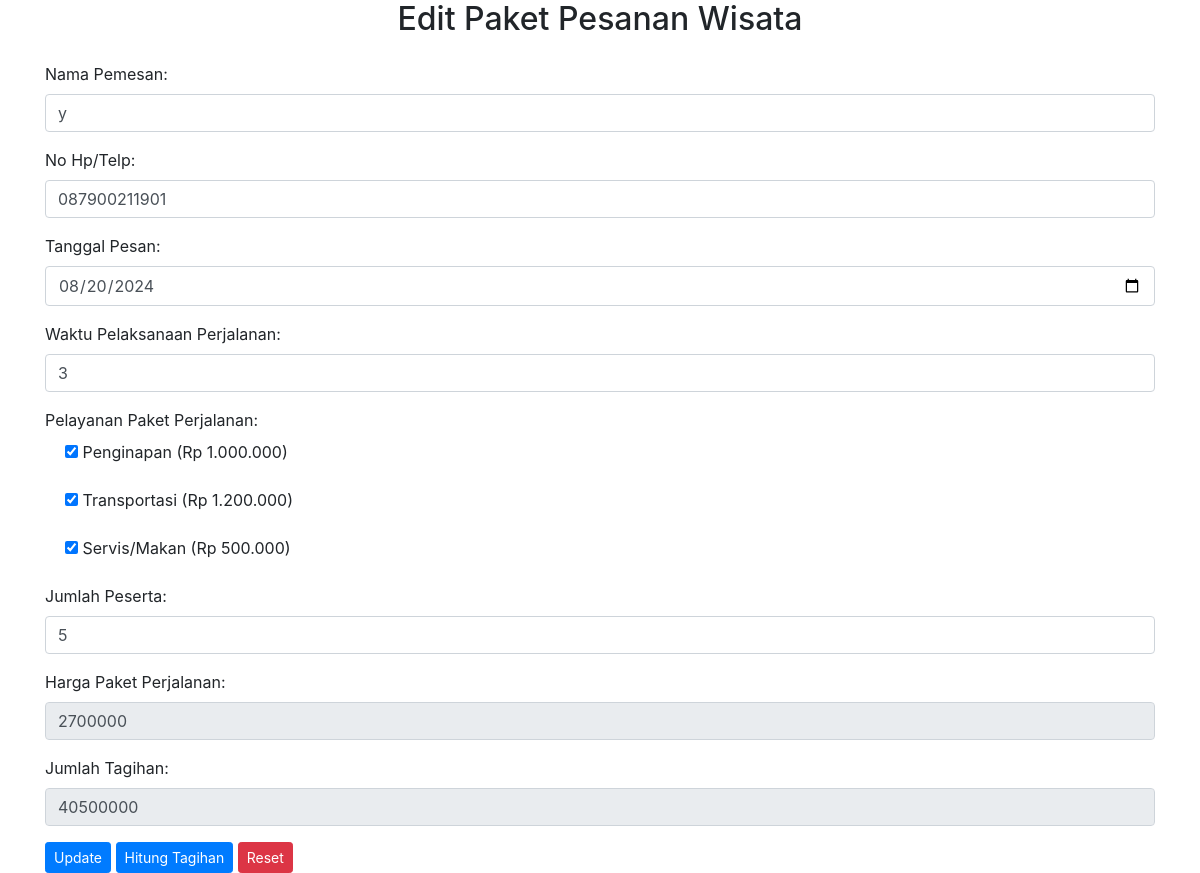
The page /edit-wisata.php?id=5 on the database its author committed.
### tables this page shows
CREATE TABLE `pemesanan_tiket` (
  `id` bigint NOT NULL,
  `nama_pemesan` text NOT NULL,
  `no_telpon` varchar(20) NOT NULL,
  `tanggal_pesan` date NOT NULL,
  `waktu_perjalanan` varchar(225) NOT NULL,
  `penginapan` decimal(10,0) DEFAULT NULL,
  `transportasi` decimal(10,0) DEFAULT NULL,
  `makan` decimal(10,0) DEFAULT NULL,
  `jumlah_peserta` int NOT NULL,
  `harga_paket_perjalanan` decimal(10,0) NOT NULL,
  `jumlah_tagihan` decimal(10,0) NOT NULL
);

### edit-wisata.php (the view, shortened to what this page needs)
<?php
    include 'koneksi.php';
    $id = $_GET['id'];
    $wisata = mysqli_query($db, "SELECT * FROM pemesanan_tiket where id=$id");
    $data = mysqli_fetch_array($wisata);
?>
<!DOCTYPE html>
<html lang="en">
<head>
    <link rel="stylesheet" href="https://cdn.jsdelivr.net/npm/bootstrap@4.0.0/dist/css/bootstrap.min.css">
</head>
<body>
<header class=" text-center">
          <h2 class="heading">Edit Paket Pesanan Wisata</h2>
    </header>
    <div class="container mt-4">
    <form action="proses-update.php" method="POST" onsubmit="return validateForm()">
        <fieldset>
            <p>
                <label for="nama_pemesan">Nama Pemesan:</label>
                <input type="text" name="nama_pemesan" class="form-control" value="<?php echo htmlspecialchars($data['nama_pemesan']); ?>" autofocus required>
            </p>
            <p>
                <label for="no_telpon">No Hp/Telp:</label>
                <input type="tel" name="no_telpon" class="form-control" value="<?php echo htmlspecialchars($data['no_telpon']); ?>" required>
            </p>
            <p>
                <label for="tanggal_pesan">Tanggal Pesan:</label>
                <input type="date" name="tanggal_pesan" class="form-control" value="<?php echo htmlspecialchars($data['tanggal_pesan']); ?>" required>
            </p>
            <p>
                <label for="waktu_perjalanan">Waktu Pelaksanaan Perjalanan:</label>
                <input type="number" name="waktu_perjalanan" class="form-control" value="<?php echo htmlspecialchars($data['waktu_perjalanan']); ?>" required>
            </p>
            <label>Pelayanan Paket Perjalanan:</label>
            <dii>
            <div class="form-check mb-3">
                <input type="checkbox" name="penginapan" value="1000000" <?php echo $data['penginapan'] ? 'checked' : ''; ?> onchange="hitungHargaPaket()">
                <label for="penginapan">Penginapan (Rp 1.000.000)</label>
            </div>
            <div class="form-check mb-3">
                <input type="checkbox" name="transportasi" value="1200000" <?php echo $data['transportasi'] ? 'checked' : ''; ?> onchange="hitungHargaPaket()">
                <label for="transportasi">Transportasi (Rp 1.200.000)</label>
            </div>
            <div class="form-check mb-3">
                <input type="checkbox" name="makan" value="500000" <?php echo $data['makan'] ? 'checked' : ''; ?> onchange="hitungHargaPaket()">
                <label for="makan">Servis/Makan (Rp 500.000)</label>
            </div>
            <p>
                <label for="jumlah_peserta">Jumlah Peserta:</label>
                <input type="number" name="jumlah_peserta" class="form-control" value="<?php echo htmlspecialchars($data['jumlah_peserta']); ?>" required>
            </p>
            <p>
                <label for="harga_paket_perjalanan">Harga Paket Perjalanan:</label>
                <input type="number" name="harga_paket_perjalanan" class="form-control" value="<?php echo htmlspecialchars($data['harga_paket_perjalanan']); ?>" readonly>
            </p>
            <p>
                <label for="jumlah_tagihan">Jumlah Tagihan:</label>
                <input type="number" name="jumlah_tagihan" class="form-control" value="<?php echo htmlspecialchars($data['jumlah_tagihan']); ?>" readonly>
            </p>
            <input type="submit" class="btn btn-primary btn-sm" value="Update" name="update">
            <button type="button" class="btn btn-primary btn-sm" onclick="hitungTagihan()">Hitung Tagihan</button>
            <button type="reset" class="btn btn-danger btn-sm">Reset</button>
        </fieldset>
        </div>
</body>
</html>

### rows shown on the page
pemesanan_tiket: nama_pemesan "y", no_telpon "087900211901", tanggal_pesan "08/20/2024", waktu_perjalanan "3", penginapan "☑", transportasi "☑", makan "☑", jumlah_peserta "5", harga_paket_perjalanan "2700000", jumlah_tagihan "40500000"
